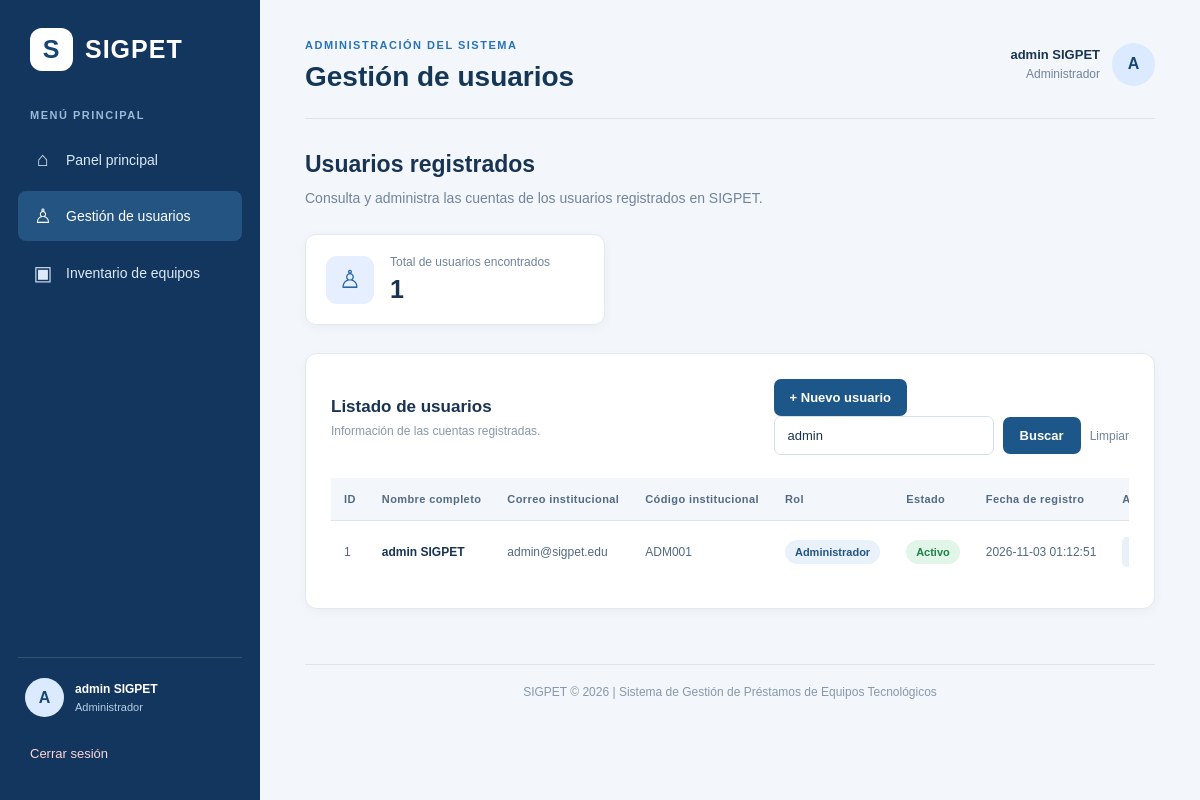
The page /usuarios/listar.php?buscar=admin (signed in) on the database its author committed.
### tables this page shows
CREATE TABLE `usuarios` (
  `id_usuario` int(11) NOT NULL,
  `id_rol` int(11) NOT NULL,
  `nombres` varchar(100) NOT NULL,
  `apellidos` varchar(100) NOT NULL,
  `correo_institucional` varchar(150) NOT NULL,
  `codigo_institucional` varchar(30) DEFAULT NULL,
  `password` varchar(255) NOT NULL,
  `activo` tinyint(1) NOT NULL DEFAULT 1,
  `fecha_registro` timestamp NULL DEFAULT current_timestamp()
);

CREATE TABLE `roles` (
  `id_rol` int(11) NOT NULL,
  `nombre_rol` varchar(50) NOT NULL,
  `descripcion` varchar(255) DEFAULT NULL
);

### includes/permisos.php (called while the page is built, shortened)
<?php
$permisos = [
    "Administrador" => [
        "usuarios.consultar", "usuarios.registrar", "usuarios.editar",
        "usuarios.desactivar", "usuarios.asignar_roles",
        "inventario.consultar", "inventario.registrar", "inventario.editar",
        "inventario.dar_baja", "inventario.consultar_estado",
        "inventario.buscar_disponibles"
    ],
    "Encargado de préstamos" => [
        "inventario.consultar", "inventario.registrar", "inventario.editar",
        "inventario.dar_baja", "inventario.consultar_estado",
        "inventario.buscar_disponibles"
    ],
    "Estudiante" => [
        "inventario.consultar", "inventario.consultar_estado",
        "inventario.buscar_disponibles"
    ],
    "Docente" => [
        "inventario.consultar", "inventario.consultar_estado",
        "inventario.buscar_disponibles"
    ],
    "Coordinador académico" => [
        "inventario.consultar", "inventario.consultar_estado",
        "inventario.buscar_disponibles"
    ]
];
function tienePermiso($permiso) {
    global $permisos;
    $rol = $_SESSION["rol"];
    return isset($permisos[$rol]) && in_array($permiso, $permisos[$rol], true);
}
?>

### usuarios/listar.php (the view, shortened to what this page needs)
<?php
require_once __DIR__ . '/../config/conexion.php';
$busqueda = trim($_GET['buscar'] ?? '');
$sql = 'SELECT u.id_usuario, u.nombres, u.apellidos, u.correo_institucional, u.codigo_institucional, u.activo, u.fecha_registro, u.id_rol, r.nombre_rol FROM usuarios u INNER JOIN roles r ON u.id_rol = r.id_rol';
if ($busqueda !== '') {
    $sql .= ' WHERE u.nombres LIKE ? OR u.apellidos LIKE ? OR u.correo_institucional LIKE ? OR u.codigo_institucional LIKE ? OR r.nombre_rol LIKE ?';
}
$sql .= ' ORDER BY u.id_usuario DESC';
$stmt = $conexion->prepare($sql);
if ($busqueda !== '') {
    $filtro = '%' . $busqueda . '%';
    $stmt->bind_param('sssss', $filtro, $filtro, $filtro, $filtro, $filtro);
}
$stmt->execute();
$resultado = $stmt->get_result();
$totalUsuarios = $resultado->num_rows;
?>
<!DOCTYPE html><html lang="es"><head><link rel="stylesheet" href="../CSS/base.css"><link rel="stylesheet" href="../CSS/dashboard.css"><link rel="stylesheet" href="../CSS/usuarios.css"><link rel="stylesheet" href="../CSS/inventario.css"></head>
<body class="dashboard-body"><div class="dashboard-layout">
<?php $rutaBase = '../'; $paginaActiva = 'usuarios'; require __DIR__ . '/../includes/sidebar.php'; ?>
<main class="dashboard-main"><header class="dashboard-header"><div><span class="header-subtitle">ADMINISTRACIÓN DEL SISTEMA</span><h1>Gestión de usuarios</h1></div><div class="header-user"><div class="header-user-text"><strong><?= htmlspecialchars($nombre . ' ' . $apellido) ?></strong><span><?= htmlspecialchars($rol) ?></span></div><div class="user-avatar header-avatar"><?= htmlspecialchars(strtoupper(substr($nombre, 0, 1))) ?></div></div></header>
<section class="users-intro"><h2>Usuarios registrados</h2><p>Consulta y administra las cuentas de los usuarios registrados en SIGPET.</p></section>
<section class="users-summary"><div class="summary-card"><div class="summary-icon">♙</div><div><span>Total de usuarios encontrados</span><strong><?= $totalUsuarios ?></strong></div></div></section>
<section class="users-container"><div class="users-toolbar"><div><h3>Listado de usuarios</h3><p>Información de las cuentas registradas.</p></div><div class="users-toolbar-actions">
<?php if (tienePermiso('usuarios.registrar')): ?><a href="registrar.php" class="add-user-button">+ Nuevo usuario</a><?php endif; ?>
<form method="GET" action="listar.php" class="users-search"><input type="text" name="buscar" placeholder="Buscar usuario..." value="<?= htmlspecialchars($busqueda) ?>"><button type="submit">Buscar</button><?php if ($busqueda !== ''): ?><a href="listar.php" class="clear-search">Limpiar</a><?php endif; ?></form>
</div></div>
<div class="table-responsive"><table class="users-table"><thead><tr><th>ID</th><th>Nombre completo</th><th>Correo institucional</th><th>Código institucional</th><th>Rol</th><th>Estado</th><th>Fecha de registro</th><th>Acciones</th></tr></thead><tbody>
<?php if ($resultado->num_rows > 0): while ($usuario = $resultado->fetch_assoc()): ?>
<tr><td><?= (int)$usuario['id_usuario'] ?></td><td><strong><?= htmlspecialchars($usuario['nombres'] . ' ' . $usuario['apellidos']) ?></strong></td><td><?= htmlspecialchars($usuario['correo_institucional']) ?></td><td><?= htmlspecialchars($usuario['codigo_institucional'] ?? 'No registrado') ?></td><td><span class="role-badge"><?= htmlspecialchars($usuario['nombre_rol']) ?></span></td><td><span class="status-badge <?= (int)$usuario['activo'] === 1 ? 'active' : 'inactive' ?>"><?= (int)$usuario['activo'] === 1 ? 'Activo' : 'Inactivo' ?></span></td><td><?= htmlspecialchars($usuario['fecha_registro'] ?? '') ?></td><td><div class="action-buttons">
<?php if (tienePermiso('usuarios.editar')): ?><a class="action-button edit-action" href="editar.php?id=<?= (int)$usuario['id_usuario'] ?>">Editar</a><?php endif; ?>
</div></td></tr>
<?php endwhile; else: ?><tr><td colspan="8" class="empty-table"><?= $busqueda !== '' ? 'No se encontraron usuarios que coincidan con la búsqueda.' : 'Todavía no hay usuarios registrados.' ?></td></tr><?php endif; ?>
</tbody></table></div></section>
<footer class="dashboard-footer">SIGPET © 2026 | Sistema de Gestión de Préstamos de Equipos Tecnológicos</footer></main></div></body></html>

### CSS/base.css (style rules this page uses)
* { margin: 0; padding: 0; box-sizing: border-box; }
html { min-height: 100%; }
body { font-family: Arial, Helvetica, sans-serif; min-height: 100vh; }

### CSS/dashboard.css (style rules this page uses)
.dashboard-body { margin: 0; min-height: 100vh; background: #f3f6fa; font-family: Arial, Helvetica, sans-serif; color: #183452; }
.dashboard-layout { display: flex; min-height: 100vh; }
.user-avatar { width: 39px; height: 39px; border-radius: 50%; background: #dbeafe; color: #164675; display: flex; justify-content: center; align-items: center; font-weight: bold; flex-shrink: 0; }
.dashboard-main { flex: 1; min-width: 0; padding: 35px 45px 20px; }
.dashboard-header { display: flex; justify-content: space-between; align-items: center; gap: 20px; padding-bottom: 25px; border-bottom: 1px solid #dce4ed; }
.header-subtitle { color: #2873b8; font-size: 11px; font-weight: bold; letter-spacing: 1.5px; }
.dashboard-header h1 { font-size: 28px; margin: 8px 0 0; color: #153757; }
.header-user { display: flex; align-items: center; gap: 12px; }
.header-user-text { display: flex; flex-direction: column; align-items: flex-end; gap: 5px; }
.header-user-text strong { font-size: 13px; }
.header-user-text span { color: #71849a; font-size: 12px; }
.header-avatar { width: 43px; height: 43px; }
.dashboard-footer { margin-top: 55px; padding: 20px 0; border-top: 1px solid #dce4ed; color: #8798aa; font-size: 12px; text-align: center; }

### CSS/usuarios.css (style rules this page uses)
.users-intro { margin-top: 32px; }
.users-intro h2 { color: #183452; font-size: 23px; margin: 0 0 9px; }
.users-intro p { color: #71849a; font-size: 14px; margin: 0; line-height: 1.6; }
.users-summary { display: grid; grid-template-columns: minmax(220px, 300px); margin-top: 25px; }
.summary-card { display: flex; align-items: center; gap: 16px; background: white; border: 1px solid #e2e9f0; border-radius: 11px; padding: 20px; box-shadow: 0 3px 12px rgba(20, 50, 80, 0.04); }
.summary-icon { width: 48px; height: 48px; display: flex; align-items: center; justify-content: center; border-radius: 11px; background: #e5efff; color: #2765aa; font-size: 25px; }
.summary-card div:last-child { display: flex; flex-direction: column; gap: 6px; }
.summary-card span { color: #71849a; font-size: 12px; }
.summary-card strong { color: #183452; font-size: 25px; }
.users-container { margin-top: 28px; padding: 25px; background: white; border: 1px solid #e2e9f0; border-radius: 12px; box-shadow: 0 3px 12px rgba(20, 50, 80, 0.04); }
.users-toolbar { display: flex; justify-content: space-between; align-items: center; gap: 20px; margin-bottom: 23px; }
.users-toolbar h3 { color: #183452; font-size: 17px; margin: 0 0 7px; }
.users-toolbar p { color: #8798aa; font-size: 12px; margin: 0; }
.users-search { display: flex; align-items: center; gap: 9px; }
.users-search input { width: 220px; padding: 11px 13px; border: 1px solid #d5dfeb; border-radius: 7px; outline: none; color: #183452; font-size: 13px; }
.users-search button { padding: 11px 17px; border: none; border-radius: 7px; background: #1d5688; color: white; font-size: 13px; font-weight: bold; cursor: pointer; transition: 0.2s; }
.clear-search { color: #71849a; font-size: 12px; text-decoration: none; }
.table-responsive { width: 100%; overflow-x: auto; }
.users-table { width: 100%; border-collapse: collapse; white-space: nowrap; }
.users-table thead { background: #f3f6fa; }
.users-table th { color: #526a83; font-size: 11px; font-weight: bold; letter-spacing: 0.4px; text-align: left; padding: 15px 13px; border-bottom: 1px solid #dce4ed; }
.users-table td { padding: 16px 13px; color: #526a83; font-size: 12px; border-bottom: 1px solid #edf1f5; }
.users-table tbody tr:last-child td { border-bottom: none; }
.users-table td strong { color: #183452; }
.role-badge { display: inline-block; padding: 6px 10px; border-radius: 20px; background: #e9f1fb; color: #245582; font-size: 11px; font-weight: bold; }
.status-badge { display: inline-block; padding: 6px 10px; border-radius: 20px; font-size: 11px; font-weight: bold; }
.status-badge.active { background: #e1f5e9; color: #21804b; }

### rows shown on the page
usuarios: id_usuario "1", nombres+apellidos "admin SIGPET", correo_institucional "admin@sigpet.edu", codigo_institucional "ADM001", id_rol.nombre_rol "Administrador", activo "Activo", fecha_registro "2026-11-03 01:12:51"

### other values the page prints
$inicial "A"
$nombre . ' ' . $apellido "admin SIGPET"
$rol "Administrador"
substr($nombre, 0, 1) "A"
$totalUsuarios "1"
